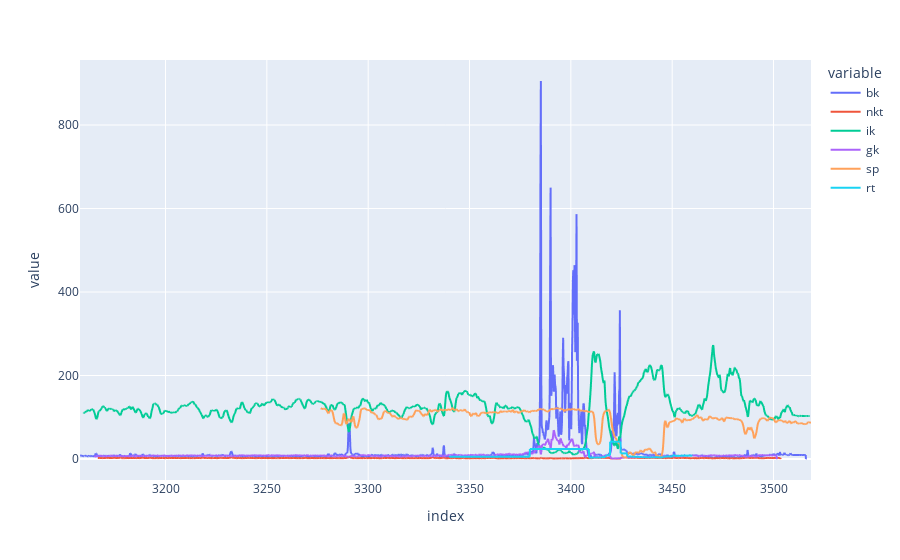

Source (notebook cell):
### Code cell
fig = px.line(df_gis)
fig.show()

### Figure 1 — Plotly figure (JSON) as saved in the notebook; plotly's stock layout.template omitted (floating-point values rounded to 4 significant figures; data arrays with more than 128 entries replaced by an {"elided": "..."} marker saying what was removed)
{"data": [{"hovertemplate": "variable=bk<br>index=%{x}<br>value=%{y}<extra></extra>", "legendgroup": "bk", "line": {"color": "#636efa", "dash": "solid"}, "marker": {"symbol": "circle"}, "mode": "lines", "name": "bk", "showlegend": true, "type": "scattergl", "x": {"elided": "3608 float values"}, "xaxis": "x", "y": {"elided": "3608 float values"}, "yaxis": "y"}, {"hovertemplate": "variable=nkt<br>index=%{x}<br>value=%{y}<extra></extra>", "legendgroup": "nkt", "line": {"color": "#EF553B", "dash": "solid"}, "marker": {"symbol": "circle"}, "mode": "lines", "name": "nkt", "showlegend": true, "type": "scattergl", "x": {"elided": "3608 float values"}, "xaxis": "x", "y": {"elided": "3608 float values"}, "yaxis": "y"}, {"hovertemplate": "variable=ik<br>index=%{x}<br>value=%{y}<extra></extra>", "legendgroup": "ik", "line": {"color": "#00cc96", "dash": "solid"}, "marker": {"symbol": "circle"}, "mode": "lines", "name": "ik", "showlegend": true, "type": "scattergl", "x": {"elided": "3608 float values"}, "xaxis": "x", "y": {"elided": "3608 float values"}, "yaxis": "y"}, {"hovertemplate": "variable=gk<br>index=%{x}<br>value=%{y}<extra></extra>", "legendgroup": "gk", "line": {"color": "#ab63fa", "dash": "solid"}, "marker": {"symbol": "circle"}, "mode": "lines", "name": "gk", "showlegend": true, "type": "scattergl", "x": {"elided": "3608 float values"}, "xaxis": "x", "y": {"elided": "3608 float values"}, "yaxis": "y"}, {"hovertemplate": "variable=sp<br>index=%{x}<br>value=%{y}<extra></extra>", "legendgroup": "sp", "line": {"color": "#FFA15A", "dash": "solid"}, "marker": {"symbol": "circle"}, "mode": "lines", "name": "sp", "showlegend": true, "type": "scattergl", "x": {"elided": "3608 float values"}, "xaxis": "x", "y": {"elided": "3608 float values"}, "yaxis": "y"}, {"hovertemplate": "variable=rt<br>index=%{x}<br>value=%{y}<extra></extra>", "legendgroup": "rt", "line": {"color": "#19d3f3", "dash": "solid"}, "marker": {"symbol": "circle"}, "mode": "lines", "name": "rt", "showlegend": true, "type": "scattergl", "x": {"elided": "3608 float values"}, "xaxis": "x", "y": {"elided": "3608 float values"}, "yaxis": "y"}], "layout": {"legend": {"title": {"text": "variable"}, "tracegroupgap": 0}, "margin": {"t": 60}, "xaxis": {"anchor": "y", "domain": [0, 1], "title": {"text": "index"}}, "yaxis": {"anchor": "x", "domain": [0, 1], "title": {"text": "value"}}}}
